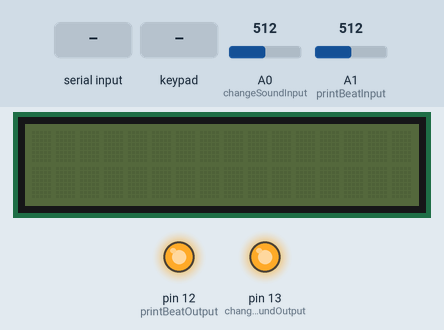
A sketch run on a simulated Arduino Uno, built with avr-gcc and run on an emulated ATmega328P. Parts: 16×2 character LCD, output pins drawn as LEDs (lit = HIGH). The inputs (shaded band) are chosen by the test bench; at power-on: A0 (changeSoundInput) = 512, A1 (printBeatInput) = 512. What the sketch prints to the serial monitor is not drawn.

Above: at 0.9 s.
1.0 s: "90 45\n" received over Serial
At 3.2 s:
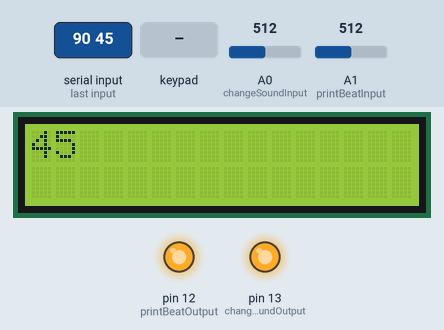
3.5 s: keypad keys 1 2 A pressed 0.4 s apart
At 4.7 s:
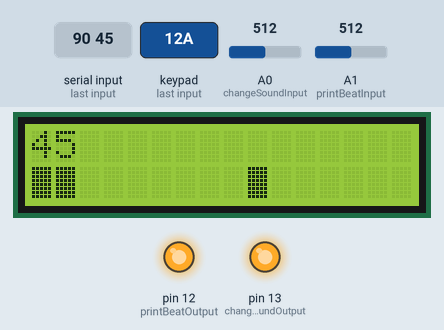
6.2 s: key '3' pressed
At 7.3 s:
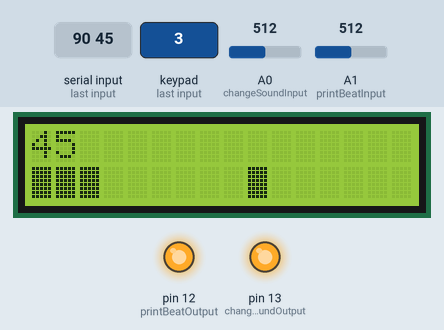
7.7 s: key '4' pressed
At 8.7 s:
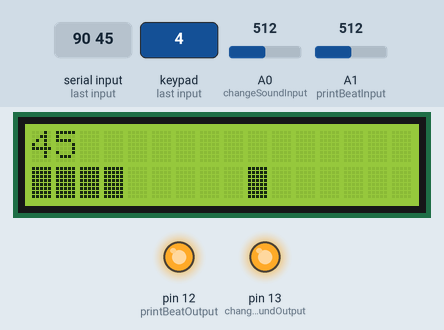
9.2 s: keypad keys 2 5 D pressed 0.4 s apart
At 10.3 s:
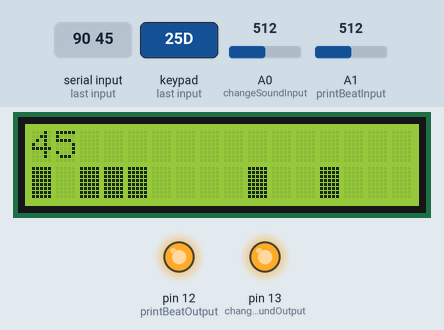
11.9 s: key '6' pressed
At 13.0 s:
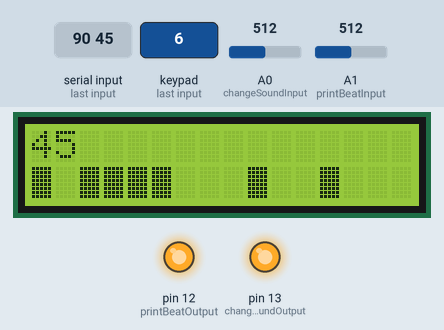
Timing chart, 0 to 14.4 s (numbered marks = the images above; inputs shaded):
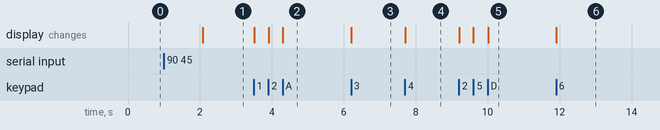

The sketch:

soundpad.ino
```cpp
#include <Wire.h>
#include <Keypad.h>
#include <LiquidCrystal_I2C.h>
#include <ArduinoJson.h>
#include <string.h>

#define changeSoundInput A0
#define printBeatInput A1
#define changeSoundOutput 13
#define printBeatOutput 12

char printedSound[20];

// 4X4 KEYPAD INITIALISATION
const byte ROWS = 4;
const byte COLS = 4;

byte cols[COLS] = {5, 4, 3, 2}; // COLUMN PINS
byte rows[ROWS] = {6, 7, 8, 9}; // ROW PINS
char keys[ROWS][COLS] = {
  {'1', '2', '3', '4'},
  {'5', '6', '7', '8'},
  {'9', 'A', 'B', 'C'},
  {'D', 'E', 'F', 'G'},
};

Keypad keypad = Keypad(makeKeymap(keys), rows, cols, ROWS, COLS);

// I2C INITIALISATION
LiquidCrystal_I2C lcd(0x27, 16, 2);


int currentSound = 0;
bool soundMatrix[20][17];

bool changeOff = true;
bool showGridOff = true;
int timer = 0;

String mycmd;

int nrOfSounds = 0;
String strsounds[20];
char sounds[20][20];

void setup() {
  Serial.begin(9600);

  pinMode(changeSoundOutput, OUTPUT);
  pinMode(printBeatOutput, OUTPUT);

  digitalWrite(changeSoundOutput, HIGH);
  digitalWrite(printBeatOutput, HIGH);


  // READ SERIAL
  while(Serial.available() == 0)
  {

  }

  mycmd = Serial.readStringUntil('\r');

  while (mycmd.length() > 0)
  {
    int index = mycmd.indexOf(' ');
    if (index == -1) // No space found
    {
      strsounds[nrOfSounds++] = mycmd;
      break;
    }
    else
    {
      strsounds[nrOfSounds++] = mycmd.substring(0, index);
      mycmd = mycmd.substring(index+1);
    }
  }

  for(int i = 0; i < nrOfSounds; i++) {
    strsounds[i].toCharArray(sounds[i], strsounds[i].length() + 1);
  }


  lcd.init();
  lcd.backlight();
  lcd.setCursor(0, 0);
  lcd.print(sounds[0]);
}

void loop() {

  char pressed = keypad.getKey();

  if(pressed) {
    int i = hexaToInt(pressed);
    Serial.print(currentSound);
    Serial.print(" ");
    Serial.println(hexaToInt(pressed));
    soundMatrix[currentSound][i] = !(soundMatrix[currentSound][i]);

    lcd.setCursor(i - 1, 1);
    if(soundMatrix[currentSound][i])
      lcd.write(255);
    else lcd.print(" ");
  }

  if(analogRead(changeSoundInput))
  {
    if(changeOff) {
      changeOff = false;
      currentSound = (currentSound + 1) % nrOfSounds;

      // CHANGE DISPLAY

      lcd.setCursor(0, 0);
      strcpy(printedSound, sounds[currentSound]);
      strcat(printedSound, "   ");
      lcd.print(printedSound);


      for(int i = 1; i <= 16; i++)
      {
        lcd.setCursor(i - 1, 1);
        if(soundMatrix[currentSound][i])
          lcd.write(255);
        else lcd.print(" ");
      }

      Serial.println();
    }
  } else changeOff = true;

  if(analogRead(printBeatInput))
  {
    if(showGridOff) {
      showGridOff = false;
      printSounds();
    }
  } else showGridOff = true;

  delay(10);
}

int hexaToInt(char c)
{
  if(c >= 'A')
    return c - 'A' + 10;
  return c - '0';
}

void printSounds()
{
  for(int i = 0; i < nrOfSounds; i++)
  {
    Serial.print(sounds[i]);
    Serial.print(" ");
    for(int j = 1; j <= 16; j++) {
      Serial.print(soundMatrix[i][j]);
      Serial.print(" ");
    }
    Serial.println();
  }
  Serial.println();
}
```

Measured:
- after the input at 1.0 s, the display: changes after 1.1 s (image 1)
- after the input at 3.5 s, the display: first changes at once (image 2 shows a later state)
- after the input at 6.2 s, the display: changes at once (image 3)
- after the input at 7.7 s, the display: changes at once (image 4)
- after the input at 9.2 s, the display: first changes at once (image 5 shows a later state)
- after the input at 11.9 s, the display: changes at once (image 6)
